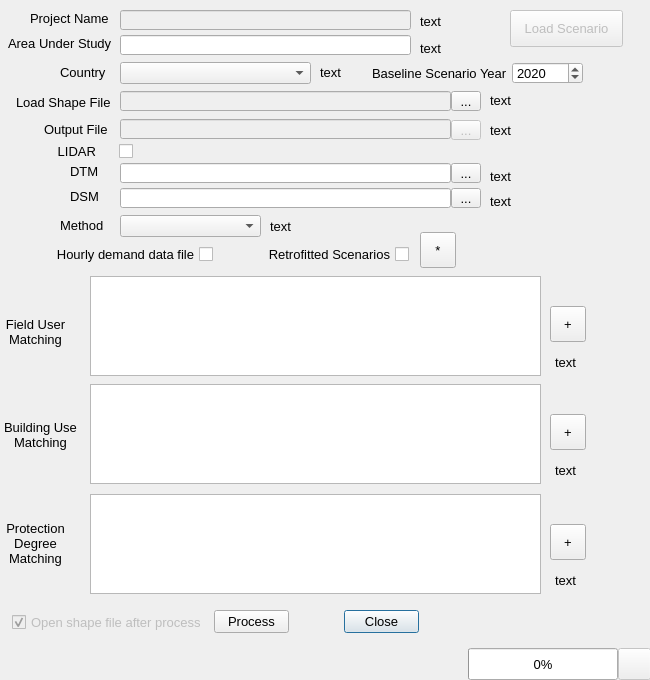
<?xml version="1.0" encoding="UTF-8"?>
<ui version="4.0">
 <class>PlanHeatDMMDialogBase</class>
 <widget class="QDialog" name="PlanHeatDMMDialogBase">
  <property name="geometry">
   <rect>
    <x>0</x>
    <y>0</y>
    <width>650</width>
    <height>680</height>
   </rect>
  </property>
  <property name="font">
   <font>
    <pointsize>10</pointsize>
   </font>
  </property>
  <property name="windowTitle">
   <string>DMM PlanHeat</string>
  </property>
  <widget class="QLabel" name="projectNameLabel">
   <property name="geometry">
    <rect>
     <x>30</x>
     <y>10</y>
     <width>91</width>
     <height>16</height>
    </rect>
   </property>
   <property name="font">
    <font>
     <pointsize>10</pointsize>
    </font>
   </property>
   <property name="toolTip">
    <string>Name of the project</string>
   </property>
   <property name="locale">
    <locale language="Spanish" country="Spain"/>
   </property>
   <property name="text">
    <string>Project Name</string>
   </property>
  </widget>
  <widget class="QLabel" name="areaLabel">
   <property name="geometry">
    <rect>
     <x>8</x>
     <y>35</y>
     <width>113</width>
     <height>16</height>
    </rect>
   </property>
   <property name="font">
    <font>
     <pointsize>10</pointsize>
    </font>
   </property>
   <property name="toolTip">
    <string>Name of the area under study</string>
   </property>
   <property name="locale">
    <locale language="Spanish" country="Spain"/>
   </property>
   <property name="text">
    <string>Area Under Study</string>
   </property>
  </widget>
  <widget class="QLineEdit" name="projectLineEdit">
   <property name="enabled">
    <bool>false</bool>
   </property>
   <property name="geometry">
    <rect>
     <x>120</x>
     <y>10</y>
     <width>291</width>
     <height>20</height>
    </rect>
   </property>
   <property name="toolTip">
    <string>Enter project name</string>
   </property>
   <property name="maxLength">
    <number>100</number>
   </property>
  </widget>
  <widget class="QLineEdit" name="areaLineEdit">
   <property name="geometry">
    <rect>
     <x>120</x>
     <y>35</y>
     <width>291</width>
     <height>20</height>
    </rect>
   </property>
   <property name="toolTip">
    <string>Enter area name or district</string>
   </property>
   <property name="maxLength">
    <number>100</number>
   </property>
  </widget>
  <widget class="QComboBox" name="countryComboBox">
   <property name="geometry">
    <rect>
     <x>120</x>
     <y>62</y>
     <width>191</width>
     <height>22</height>
    </rect>
   </property>
   <property name="toolTip">
    <string>Select country</string>
   </property>
   <property name="editable">
    <bool>false</bool>
   </property>
   <property name="currentText">
    <string/>
   </property>
  </widget>
  <widget class="QLabel" name="countryLabel">
   <property name="geometry">
    <rect>
     <x>60</x>
     <y>64</y>
     <width>59</width>
     <height>16</height>
    </rect>
   </property>
   <property name="font">
    <font>
     <pointsize>10</pointsize>
    </font>
   </property>
   <property name="toolTip">
    <string>Country</string>
   </property>
   <property name="locale">
    <locale language="Spanish" country="Spain"/>
   </property>
   <property name="text">
    <string>Country</string>
   </property>
  </widget>
  <widget class="QCheckBox" name="lidarCheckBox">
   <property name="geometry">
    <rect>
     <x>12</x>
     <y>141</y>
     <width>121</width>
     <height>20</height>
    </rect>
   </property>
   <property name="toolTip">
    <string>Use DTM and DSM files</string>
   </property>
   <property name="layoutDirection">
    <enum>Qt::RightToLeft</enum>
   </property>
   <property name="autoFillBackground">
    <bool>false</bool>
   </property>
   <property name="text">
    <string>LIDAR     </string>
   </property>
   <property name="checkable">
    <bool>true</bool>
   </property>
   <property name="checked">
    <bool>false</bool>
   </property>
  </widget>
  <widget class="QLineEdit" name="DTMLineEdit">
   <property name="geometry">
    <rect>
     <x>120</x>
     <y>163</y>
     <width>331</width>
     <height>20</height>
    </rect>
   </property>
   <property name="toolTip">
    <string>Path to DTM files</string>
   </property>
   <property name="maxLength">
    <number>1024</number>
   </property>
   <property name="readOnly">
    <bool>true</bool>
   </property>
  </widget>
  <widget class="QLineEdit" name="DSMLineEdit">
   <property name="geometry">
    <rect>
     <x>120</x>
     <y>188</y>
     <width>331</width>
     <height>20</height>
    </rect>
   </property>
   <property name="toolTip">
    <string>Path to DSM files</string>
   </property>
   <property name="maxLength">
    <number>1024</number>
   </property>
   <property name="readOnly">
    <bool>true</bool>
   </property>
  </widget>
  <widget class="QLabel" name="DTMLabel">
   <property name="geometry">
    <rect>
     <x>70</x>
     <y>163</y>
     <width>51</width>
     <height>16</height>
    </rect>
   </property>
   <property name="font">
    <font>
     <pointsize>10</pointsize>
    </font>
   </property>
   <property name="toolTip">
    <string>Path DTM files *.asc</string>
   </property>
   <property name="locale">
    <locale language="Spanish" country="Spain"/>
   </property>
   <property name="text">
    <string>DTM</string>
   </property>
  </widget>
  <widget class="QLabel" name="DSMLabel">
   <property name="geometry">
    <rect>
     <x>70</x>
     <y>188</y>
     <width>51</width>
     <height>16</height>
    </rect>
   </property>
   <property name="font">
    <font>
     <pointsize>10</pointsize>
    </font>
   </property>
   <property name="toolTip">
    <string>Path DSM files *.asc</string>
   </property>
   <property name="locale">
    <locale language="Spanish" country="Spain"/>
   </property>
   <property name="text">
    <string>DSM</string>
   </property>
  </widget>
  <widget class="QToolButton" name="DTMToolButton">
   <property name="geometry">
    <rect>
     <x>451</x>
     <y>163</y>
     <width>30</width>
     <height>20</height>
    </rect>
   </property>
   <property name="toolTip">
    <string>Select DTM folder</string>
   </property>
   <property name="text">
    <string>...</string>
   </property>
  </widget>
  <widget class="QToolButton" name="DSMToolButton">
   <property name="geometry">
    <rect>
     <x>451</x>
     <y>188</y>
     <width>30</width>
     <height>20</height>
    </rect>
   </property>
   <property name="toolTip">
    <string>Select DSM folder</string>
   </property>
   <property name="text">
    <string>...</string>
   </property>
  </widget>
  <widget class="QLabel" name="useMappingLabel">
   <property name="geometry">
    <rect>
     <x>0</x>
     <y>414</y>
     <width>81</width>
     <height>41</height>
    </rect>
   </property>
   <property name="font">
    <font>
     <pointsize>10</pointsize>
    </font>
   </property>
   <property name="toolTip">
    <string>User building use mapping with DMM building use</string>
   </property>
   <property name="locale">
    <locale language="Spanish" country="Spain"/>
   </property>
   <property name="text">
    <string>Building Use Matching</string>
   </property>
   <property name="alignment">
    <set>Qt::AlignCenter</set>
   </property>
   <property name="wordWrap">
    <bool>true</bool>
   </property>
  </widget>
  <widget class="QLabel" name="protectionMappingLabel">
   <property name="geometry">
    <rect>
     <x>0</x>
     <y>508</y>
     <width>71</width>
     <height>71</height>
    </rect>
   </property>
   <property name="font">
    <font>
     <pointsize>10</pointsize>
    </font>
   </property>
   <property name="toolTip">
    <string>User protection degree mapping with DMM protection level</string>
   </property>
   <property name="locale">
    <locale language="Spanish" country="Spain"/>
   </property>
   <property name="text">
    <string>Protection Degree Matching</string>
   </property>
   <property name="alignment">
    <set>Qt::AlignCenter</set>
   </property>
   <property name="wordWrap">
    <bool>true</bool>
   </property>
  </widget>
  <widget class="QPushButton" name="processButton">
   <property name="geometry">
    <rect>
     <x>214</x>
     <y>610</y>
     <width>75</width>
     <height>23</height>
    </rect>
   </property>
   <property name="toolTip">
    <string>Process data and generate output files</string>
   </property>
   <property name="text">
    <string>Process</string>
   </property>
   <property name="checkable">
    <bool>false</bool>
   </property>
   <property name="flat">
    <bool>false</bool>
   </property>
  </widget>
  <widget class="QCheckBox" name="detailFileCheckBox">
   <property name="enabled">
    <bool>true</bool>
   </property>
   <property name="geometry">
    <rect>
     <x>52</x>
     <y>244</y>
     <width>161</width>
     <height>20</height>
    </rect>
   </property>
   <property name="toolTip">
    <string>Generate hourly demand file</string>
   </property>
   <property name="layoutDirection">
    <enum>Qt::RightToLeft</enum>
   </property>
   <property name="autoFillBackground">
    <bool>false</bool>
   </property>
   <property name="text">
    <string>Hourly demand data file</string>
   </property>
   <property name="checkable">
    <bool>true</bool>
   </property>
   <property name="checked">
    <bool>false</bool>
   </property>
  </widget>
  <widget class="QPushButton" name="closeButton">
   <property name="geometry">
    <rect>
     <x>344</x>
     <y>610</y>
     <width>75</width>
     <height>23</height>
    </rect>
   </property>
   <property name="toolTip">
    <string>Close plugin</string>
   </property>
   <property name="statusTip">
    <string/>
   </property>
   <property name="text">
    <string>Close</string>
   </property>
   <property name="checkable">
    <bool>false</bool>
   </property>
   <property name="checked">
    <bool>false</bool>
   </property>
   <property name="default">
    <bool>true</bool>
   </property>
   <property name="flat">
    <bool>false</bool>
   </property>
  </widget>
  <widget class="QToolButton" name="buildUseAddToolButton">
   <property name="geometry">
    <rect>
     <x>550</x>
     <y>414</y>
     <width>36</width>
     <height>36</height>
    </rect>
   </property>
   <property name="toolTip">
    <string>Open building use mapping dialog</string>
   </property>
   <property name="text">
    <string>+</string>
   </property>
   <property name="iconSize">
    <size>
     <width>24</width>
     <height>24</height>
    </size>
   </property>
  </widget>
  <widget class="QLabel" name="fieldMappingLabel">
   <property name="geometry">
    <rect>
     <x>0</x>
     <y>306</y>
     <width>71</width>
     <height>51</height>
    </rect>
   </property>
   <property name="font">
    <font>
     <pointsize>10</pointsize>
    </font>
   </property>
   <property name="toolTip">
    <string>User fields mapping with DMM fields</string>
   </property>
   <property name="locale">
    <locale language="Spanish" country="Spain"/>
   </property>
   <property name="text">
    <string>Field User Matching</string>
   </property>
   <property name="alignment">
    <set>Qt::AlignCenter</set>
   </property>
   <property name="wordWrap">
    <bool>true</bool>
   </property>
  </widget>
  <widget class="QLabel" name="methodLabel">
   <property name="geometry">
    <rect>
     <x>60</x>
     <y>217</y>
     <width>51</width>
     <height>16</height>
    </rect>
   </property>
   <property name="font">
    <font>
     <pointsize>10</pointsize>
    </font>
   </property>
   <property name="toolTip">
    <string>Calculation method</string>
   </property>
   <property name="locale">
    <locale language="Spanish" country="Spain"/>
   </property>
   <property name="text">
    <string>Method</string>
   </property>
  </widget>
  <widget class="QComboBox" name="methodComboBox">
   <property name="geometry">
    <rect>
     <x>120</x>
     <y>215</y>
     <width>141</width>
     <height>22</height>
    </rect>
   </property>
   <property name="toolTip">
    <string>Choose calculation method</string>
   </property>
   <property name="editable">
    <bool>false</bool>
   </property>
   <property name="currentText">
    <string/>
   </property>
  </widget>
  <widget class="QToolButton" name="loadFileToolButton">
   <property name="geometry">
    <rect>
     <x>451</x>
     <y>91</y>
     <width>30</width>
     <height>20</height>
    </rect>
   </property>
   <property name="toolTip">
    <string>Select input shape file</string>
   </property>
   <property name="text">
    <string>...</string>
   </property>
  </widget>
  <widget class="QLineEdit" name="loadFileLineEdit">
   <property name="enabled">
    <bool>false</bool>
   </property>
   <property name="geometry">
    <rect>
     <x>120</x>
     <y>91</y>
     <width>331</width>
     <height>20</height>
    </rect>
   </property>
   <property name="toolTip">
    <string>Input shape file</string>
   </property>
   <property name="maxLength">
    <number>1024</number>
   </property>
   <property name="readOnly">
    <bool>true</bool>
   </property>
  </widget>
  <widget class="QLabel" name="LoadFileLabel">
   <property name="geometry">
    <rect>
     <x>16</x>
     <y>92</y>
     <width>105</width>
     <height>20</height>
    </rect>
   </property>
   <property name="font">
    <font>
     <pointsize>10</pointsize>
    </font>
   </property>
   <property name="toolTip">
    <string>Select input shape file</string>
   </property>
   <property name="locale">
    <locale language="Spanish" country="Spain"/>
   </property>
   <property name="text">
    <string>Load Shape File</string>
   </property>
  </widget>
  <widget class="QLabel" name="saveFileLabel">
   <property name="geometry">
    <rect>
     <x>44</x>
     <y>119</y>
     <width>77</width>
     <height>20</height>
    </rect>
   </property>
   <property name="font">
    <font>
     <pointsize>10</pointsize>
    </font>
   </property>
   <property name="toolTip">
    <string>Enter output file name</string>
   </property>
   <property name="locale">
    <locale language="Spanish" country="Spain"/>
   </property>
   <property name="text">
    <string>Output File</string>
   </property>
  </widget>
  <widget class="QToolButton" name="saveFileToolButton">
   <property name="enabled">
    <bool>false</bool>
   </property>
   <property name="geometry">
    <rect>
     <x>451</x>
     <y>120</y>
     <width>30</width>
     <height>20</height>
    </rect>
   </property>
   <property name="toolTip">
    <string>Enter output files</string>
   </property>
   <property name="text">
    <string>...</string>
   </property>
  </widget>
  <widget class="QLineEdit" name="saveFileLineEdit">
   <property name="enabled">
    <bool>false</bool>
   </property>
   <property name="geometry">
    <rect>
     <x>120</x>
     <y>119</y>
     <width>331</width>
     <height>20</height>
    </rect>
   </property>
   <property name="toolTip">
    <string>Output file name</string>
   </property>
   <property name="text">
    <string/>
   </property>
   <property name="maxLength">
    <number>1024</number>
   </property>
   <property name="readOnly">
    <bool>true</bool>
   </property>
  </widget>
  <widget class="QLabel" name="projectNameLabelState">
   <property name="enabled">
    <bool>true</bool>
   </property>
   <property name="geometry">
    <rect>
     <x>420</x>
     <y>5</y>
     <width>32</width>
     <height>32</height>
    </rect>
   </property>
   <property name="sizePolicy">
    <sizepolicy hsizetype="Fixed" vsizetype="Fixed">
     <horstretch>0</horstretch>
     <verstretch>0</verstretch>
    </sizepolicy>
   </property>
   <property name="text">
    <string>text</string>
   </property>
  </widget>
  <widget class="QLabel" name="areaLabelState">
   <property name="enabled">
    <bool>true</bool>
   </property>
   <property name="geometry">
    <rect>
     <x>420</x>
     <y>32</y>
     <width>32</width>
     <height>32</height>
    </rect>
   </property>
   <property name="sizePolicy">
    <sizepolicy hsizetype="Fixed" vsizetype="Fixed">
     <horstretch>0</horstretch>
     <verstretch>0</verstretch>
    </sizepolicy>
   </property>
   <property name="text">
    <string>text</string>
   </property>
  </widget>
  <widget class="QLabel" name="countryLabelState">
   <property name="enabled">
    <bool>true</bool>
   </property>
   <property name="geometry">
    <rect>
     <x>320</x>
     <y>56</y>
     <width>32</width>
     <height>32</height>
    </rect>
   </property>
   <property name="sizePolicy">
    <sizepolicy hsizetype="Fixed" vsizetype="Fixed">
     <horstretch>0</horstretch>
     <verstretch>0</verstretch>
    </sizepolicy>
   </property>
   <property name="text">
    <string>text</string>
   </property>
  </widget>
  <widget class="QLabel" name="loadFileLabelState">
   <property name="enabled">
    <bool>true</bool>
   </property>
   <property name="geometry">
    <rect>
     <x>490</x>
     <y>84</y>
     <width>32</width>
     <height>32</height>
    </rect>
   </property>
   <property name="sizePolicy">
    <sizepolicy hsizetype="Fixed" vsizetype="Fixed">
     <horstretch>0</horstretch>
     <verstretch>0</verstretch>
    </sizepolicy>
   </property>
   <property name="text">
    <string>text</string>
   </property>
  </widget>
  <widget class="QLabel" name="saveFileLabelState">
   <property name="enabled">
    <bool>true</bool>
   </property>
   <property name="geometry">
    <rect>
     <x>490</x>
     <y>114</y>
     <width>32</width>
     <height>32</height>
    </rect>
   </property>
   <property name="sizePolicy">
    <sizepolicy hsizetype="Fixed" vsizetype="Fixed">
     <horstretch>0</horstretch>
     <verstretch>0</verstretch>
    </sizepolicy>
   </property>
   <property name="text">
    <string>text</string>
   </property>
  </widget>
  <widget class="QLabel" name="DTMLabelState">
   <property name="enabled">
    <bool>true</bool>
   </property>
   <property name="geometry">
    <rect>
     <x>490</x>
     <y>160</y>
     <width>32</width>
     <height>32</height>
    </rect>
   </property>
   <property name="sizePolicy">
    <sizepolicy hsizetype="Fixed" vsizetype="Fixed">
     <horstretch>0</horstretch>
     <verstretch>0</verstretch>
    </sizepolicy>
   </property>
   <property name="text">
    <string>text</string>
   </property>
  </widget>
  <widget class="QLabel" name="DSMLabelState">
   <property name="enabled">
    <bool>true</bool>
   </property>
   <property name="geometry">
    <rect>
     <x>490</x>
     <y>185</y>
     <width>32</width>
     <height>32</height>
    </rect>
   </property>
   <property name="sizePolicy">
    <sizepolicy hsizetype="Fixed" vsizetype="Fixed">
     <horstretch>0</horstretch>
     <verstretch>0</verstretch>
    </sizepolicy>
   </property>
   <property name="text">
    <string>text</string>
   </property>
  </widget>
  <widget class="QLabel" name="methodLabelState">
   <property name="enabled">
    <bool>true</bool>
   </property>
   <property name="geometry">
    <rect>
     <x>270</x>
     <y>210</y>
     <width>32</width>
     <height>32</height>
    </rect>
   </property>
   <property name="sizePolicy">
    <sizepolicy hsizetype="Fixed" vsizetype="Fixed">
     <horstretch>0</horstretch>
     <verstretch>0</verstretch>
    </sizepolicy>
   </property>
   <property name="text">
    <string>text</string>
   </property>
  </widget>
  <widget class="QToolButton" name="fieldAddToolButton">
   <property name="geometry">
    <rect>
     <x>550</x>
     <y>306</y>
     <width>36</width>
     <height>36</height>
    </rect>
   </property>
   <property name="toolTip">
    <string>Open field mapping dialog</string>
   </property>
   <property name="text">
    <string>+</string>
   </property>
   <property name="iconSize">
    <size>
     <width>24</width>
     <height>24</height>
    </size>
   </property>
  </widget>
  <widget class="QToolButton" name="protectionAddToolButton">
   <property name="geometry">
    <rect>
     <x>550</x>
     <y>524</y>
     <width>36</width>
     <height>36</height>
    </rect>
   </property>
   <property name="toolTip">
    <string>Open protection level mapping dialog</string>
   </property>
   <property name="text">
    <string>+</string>
   </property>
   <property name="iconSize">
    <size>
     <width>24</width>
     <height>24</height>
    </size>
   </property>
  </widget>
  <widget class="QTableWidget" name="fieldUserTable">
   <property name="geometry">
    <rect>
     <x>90</x>
     <y>276</y>
     <width>451</width>
     <height>100</height>
    </rect>
   </property>
   <property name="focusPolicy">
    <enum>Qt::NoFocus</enum>
   </property>
   <property name="toolTip">
    <string>Field user matching</string>
   </property>
   <property name="editTriggers">
    <set>QAbstractItemView::NoEditTriggers</set>
   </property>
   <property name="selectionMode">
    <enum>QAbstractItemView::NoSelection</enum>
   </property>
  </widget>
  <widget class="QTableWidget" name="buildingUseTable">
   <property name="geometry">
    <rect>
     <x>90</x>
     <y>384</y>
     <width>451</width>
     <height>100</height>
    </rect>
   </property>
   <property name="focusPolicy">
    <enum>Qt::NoFocus</enum>
   </property>
   <property name="toolTip">
    <string>Building use matching</string>
   </property>
   <property name="editTriggers">
    <set>QAbstractItemView::NoEditTriggers</set>
   </property>
   <property name="alternatingRowColors">
    <bool>false</bool>
   </property>
   <property name="selectionMode">
    <enum>QAbstractItemView::NoSelection</enum>
   </property>
  </widget>
  <widget class="QTableWidget" name="protectionLevelTable">
   <property name="geometry">
    <rect>
     <x>90</x>
     <y>494</y>
     <width>451</width>
     <height>100</height>
    </rect>
   </property>
   <property name="focusPolicy">
    <enum>Qt::NoFocus</enum>
   </property>
   <property name="toolTip">
    <string>Protection level matching</string>
   </property>
   <property name="editTriggers">
    <set>QAbstractItemView::NoEditTriggers</set>
   </property>
   <property name="selectionMode">
    <enum>QAbstractItemView::NoSelection</enum>
   </property>
  </widget>
  <widget class="QLabel" name="fieldUserMatchLabel">
   <property name="enabled">
    <bool>true</bool>
   </property>
   <property name="geometry">
    <rect>
     <x>555</x>
     <y>346</y>
     <width>32</width>
     <height>32</height>
    </rect>
   </property>
   <property name="sizePolicy">
    <sizepolicy hsizetype="Fixed" vsizetype="Fixed">
     <horstretch>0</horstretch>
     <verstretch>0</verstretch>
    </sizepolicy>
   </property>
   <property name="text">
    <string>text</string>
   </property>
  </widget>
  <widget class="QLabel" name="buildingUseMatchLabel">
   <property name="enabled">
    <bool>true</bool>
   </property>
   <property name="geometry">
    <rect>
     <x>555</x>
     <y>454</y>
     <width>32</width>
     <height>32</height>
    </rect>
   </property>
   <property name="sizePolicy">
    <sizepolicy hsizetype="Fixed" vsizetype="Fixed">
     <horstretch>0</horstretch>
     <verstretch>0</verstretch>
    </sizepolicy>
   </property>
   <property name="text">
    <string>text</string>
   </property>
  </widget>
  <widget class="QLabel" name="protectionMatchLabel">
   <property name="enabled">
    <bool>true</bool>
   </property>
   <property name="geometry">
    <rect>
     <x>555</x>
     <y>564</y>
     <width>32</width>
     <height>32</height>
    </rect>
   </property>
   <property name="sizePolicy">
    <sizepolicy hsizetype="Fixed" vsizetype="Fixed">
     <horstretch>0</horstretch>
     <verstretch>0</verstretch>
    </sizepolicy>
   </property>
   <property name="text">
    <string>text</string>
   </property>
  </widget>
  <widget class="QLabel" name="statusMessageLabel">
   <property name="enabled">
    <bool>false</bool>
   </property>
   <property name="geometry">
    <rect>
     <x>0</x>
     <y>648</y>
     <width>400</width>
     <height>32</height>
    </rect>
   </property>
   <property name="frameShadow">
    <enum>QFrame::Sunken</enum>
   </property>
   <property name="text">
    <string/>
   </property>
  </widget>
  <widget class="QProgressBar" name="statusProgressBar">
   <property name="enabled">
    <bool>true</bool>
   </property>
   <property name="geometry">
    <rect>
     <x>468</x>
     <y>648</y>
     <width>150</width>
     <height>32</height>
    </rect>
   </property>
   <property name="maximum">
    <number>2000</number>
   </property>
   <property name="value">
    <number>0</number>
   </property>
   <property name="alignment">
    <set>Qt::AlignCenter</set>
   </property>
  </widget>
  <widget class="QToolButton" name="statusProcessButton">
   <property name="enabled">
    <bool>false</bool>
   </property>
   <property name="geometry">
    <rect>
     <x>618</x>
     <y>648</y>
     <width>33</width>
     <height>32</height>
    </rect>
   </property>
   <property name="focusPolicy">
    <enum>Qt::NoFocus</enum>
   </property>
   <property name="text">
    <string/>
   </property>
   <property name="iconSize">
    <size>
     <width>32</width>
     <height>32</height>
    </size>
   </property>
  </widget>
  <widget class="QLabel" name="statusTimeLabel">
   <property name="enabled">
    <bool>false</bool>
   </property>
   <property name="geometry">
    <rect>
     <x>401</x>
     <y>650</y>
     <width>64</width>
     <height>32</height>
    </rect>
   </property>
   <property name="sizePolicy">
    <sizepolicy hsizetype="Fixed" vsizetype="Fixed">
     <horstretch>0</horstretch>
     <verstretch>0</verstretch>
    </sizepolicy>
   </property>
   <property name="font">
    <font>
     <family>Arial</family>
     <pointsize>10</pointsize>
    </font>
   </property>
   <property name="layoutDirection">
    <enum>Qt::LeftToRight</enum>
   </property>
   <property name="frameShadow">
    <enum>QFrame::Sunken</enum>
   </property>
   <property name="text">
    <string/>
   </property>
   <property name="alignment">
    <set>Qt::AlignRight|Qt::AlignTrailing|Qt::AlignVCenter</set>
   </property>
  </widget>
  <widget class="QCheckBox" name="openShapeFileCheckBox">
   <property name="enabled">
    <bool>false</bool>
   </property>
   <property name="geometry">
    <rect>
     <x>12</x>
     <y>612</y>
     <width>193</width>
     <height>20</height>
    </rect>
   </property>
   <property name="toolTip">
    <string>Open output shape file</string>
   </property>
   <property name="layoutDirection">
    <enum>Qt::LeftToRight</enum>
   </property>
   <property name="autoFillBackground">
    <bool>false</bool>
   </property>
   <property name="text">
    <string>Open shape file after process</string>
   </property>
   <property name="checkable">
    <bool>true</bool>
   </property>
   <property name="checked">
    <bool>true</bool>
   </property>
  </widget>
  <widget class="QCheckBox" name="retrofittedScenariosCheckBox">
   <property name="enabled">
    <bool>true</bool>
   </property>
   <property name="geometry">
    <rect>
     <x>268</x>
     <y>244</y>
     <width>141</width>
     <height>20</height>
    </rect>
   </property>
   <property name="toolTip">
    <string>Generate retrofitted scenario data</string>
   </property>
   <property name="layoutDirection">
    <enum>Qt::RightToLeft</enum>
   </property>
   <property name="autoFillBackground">
    <bool>false</bool>
   </property>
   <property name="text">
    <string>Retrofitted Scenarios</string>
   </property>
   <property name="checkable">
    <bool>true</bool>
   </property>
   <property name="checked">
    <bool>false</bool>
   </property>
  </widget>
  <widget class="QToolButton" name="retrofittedScenariosToolbutton">
   <property name="geometry">
    <rect>
     <x>420</x>
     <y>232</y>
     <width>36</width>
     <height>36</height>
    </rect>
   </property>
   <property name="toolTip">
    <string>Open retrofitted scenario dialog</string>
   </property>
   <property name="text">
    <string>*</string>
   </property>
   <property name="iconSize">
    <size>
     <width>32</width>
     <height>32</height>
    </size>
   </property>
  </widget>
  <widget class="QPushButton" name="loadScenario">
   <property name="enabled">
    <bool>false</bool>
   </property>
   <property name="geometry">
    <rect>
     <x>510</x>
     <y>10</y>
     <width>113</width>
     <height>37</height>
    </rect>
   </property>
   <property name="toolTip">
    <string>Load saved scenario</string>
   </property>
   <property name="text">
    <string>Load Scenario</string>
   </property>
  </widget>
  <widget class="QSpinBox" name="baselineScenarioYearSpinBox">
   <property name="geometry">
    <rect>
     <x>512</x>
     <y>62</y>
     <width>71</width>
     <height>22</height>
    </rect>
   </property>
   <property name="minimum">
    <number>1900</number>
   </property>
   <property name="maximum">
    <number>3000</number>
   </property>
   <property name="value">
    <number>2020</number>
   </property>
  </widget>
  <widget class="QLabel" name="baselineYearLabel">
   <property name="geometry">
    <rect>
     <x>372</x>
     <y>65</y>
     <width>143</width>
     <height>16</height>
    </rect>
   </property>
   <property name="font">
    <font>
     <pointsize>10</pointsize>
    </font>
   </property>
   <property name="toolTip">
    <string>Country</string>
   </property>
   <property name="locale">
    <locale language="Spanish" country="Spain"/>
   </property>
   <property name="text">
    <string>Baseline Scenario Year</string>
   </property>
  </widget>
 </widget>
 <tabstops>
  <tabstop>loadScenario</tabstop>
  <tabstop>projectLineEdit</tabstop>
  <tabstop>areaLineEdit</tabstop>
  <tabstop>countryComboBox</tabstop>
  <tabstop>baselineScenarioYearSpinBox</tabstop>
  <tabstop>loadFileLineEdit</tabstop>
  <tabstop>loadFileToolButton</tabstop>
  <tabstop>saveFileLineEdit</tabstop>
  <tabstop>saveFileToolButton</tabstop>
  <tabstop>lidarCheckBox</tabstop>
  <tabstop>DTMLineEdit</tabstop>
  <tabstop>DTMToolButton</tabstop>
  <tabstop>DSMLineEdit</tabstop>
  <tabstop>DSMToolButton</tabstop>
  <tabstop>methodComboBox</tabstop>
  <tabstop>detailFileCheckBox</tabstop>
  <tabstop>retrofittedScenariosCheckBox</tabstop>
  <tabstop>retrofittedScenariosToolbutton</tabstop>
  <tabstop>fieldAddToolButton</tabstop>
  <tabstop>buildUseAddToolButton</tabstop>
  <tabstop>protectionAddToolButton</tabstop>
  <tabstop>openShapeFileCheckBox</tabstop>
  <tabstop>processButton</tabstop>
  <tabstop>closeButton</tabstop>
 </tabstops>
 <resources/>
 <connections/>
</ui>
